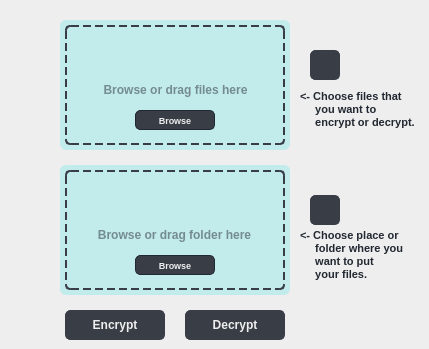
     <widget class="QWidget" name="page_home">
      <property name="styleSheet">
       <string notr="true">.QWidget {
	background-color: #EEEEEE;
}</string>
      </property>
      <widget class="QFrame" name="page_home_drag_files_frame">
       <property name="geometry">
        <rect>
         <x>60</x>
         <y>20</y>
         <width>230</width>
         <height>130</height>
        </rect>
       </property>
       <property name="styleSheet">
        <string notr="true">.QFrame {
	border: 1px solid #c2ebec;
	border-radius: 6px;
	background-color: #c2ebec;
}</string>
       </property>
       <property name="frameShape">
        <enum>QFrame::StyledPanel</enum>
       </property>
       <property name="frameShadow">
        <enum>QFrame::Raised</enum>
       </property>
       <widget class="QListWidget" name="drag_files_main_list_widget">
        <property name="geometry">
         <rect>
          <x>5</x>
          <y>5</y>
          <width>220</width>
          <height>120</height>
         </rect>
        </property>
        <property name="acceptDrops">
         <bool>true</bool>
        </property>
        <property name="styleSheet">
         <string notr="true">QListWidget
{
	border : 2px dashed #393E46;
	background : #c2ebec;
	border-radius: 5px;
	font-size: 8px;
	font-weight: bold;
	color: #222831
}

QScrollBar:horizontal {
    border: 1px solid #00ADB5;
    border-radius: 3px;
    background: #6dcfd4;
    height: 8px;
    margin: 0px 5px 0px 5px;
}
QScrollBar::handle:horizontal {
    background: #393E46;
    border-radius:2px;
    min-width: 10px;
}
QScrollBar::add-line:horizontal {
    background: none;
}

QScrollBar::sub-line:horizontal {
    background: none;
}

QScrollBar::add-page:horizontal,  QScrollBar::sub-page:horizontal {
    background: none;
}

QScrollBar:left-arrow:horizontal, QScrollBar::right-arrow:horizontal {
    background: none;
}

QScrollBar:vertical {
    border: 1px solid #00ADB5;
    border-radius: 3px;
    background: #6dcfd4;
    width: 8px;
    margin: 5px 0px 5px 0px;
 }
 QScrollBar::handle:vertical {
    background: #393E46;
    border-radius:2px;
    min-width: 5px;
 }
 QScrollBar::add-line:vertical {
       background: none;
 }

 QScrollBar::sub-line:vertical {
     background: none;
 }
 QScrollBar::up-arrow:vertical, QScrollBar::down-arrow:vertical {
     background: none;
 }

 QScrollBar::add-page:vertical, QScrollBar::sub-page:vertical {
     background: none;
 }</string>
        </property>
        <property name="tabKeyNavigation">
         <bool>false</bool>
        </property>
       </widget>
       <widget class="QLabel" name="drag_files_main_icon_label">
        <property name="enabled">
         <bool>false</bool>
        </property>
        <property name="geometry">
         <rect>
          <x>90</x>
          <y>15</y>
          <width>50</width>
          <height>50</height>
         </rect>
        </property>
        <property name="styleSheet">
         <string notr="true">image: url(:/icons/icons/icons8-25-box-384.png);</string>
        </property>
        <property name="text">
         <string/>
        </property>
       </widget>
       <widget class="QLabel" name="drag_files_main_text_label">
        <property name="geometry">
         <rect>
          <x>10</x>
          <y>60</y>
          <width>211</width>
          <height>20</height>
         </rect>
        </property>
        <property name="styleSheet">
         <string notr="true">.QLabel {
	font-size: 12px;
	font-weight: bold;
	text-align: center;
	color: rgba(34, 40, 49, 125);
}</string>
        </property>
        <property name="text">
         <string>Browse or drag files here</string>
        </property>
        <property name="alignment">
         <set>Qt::AlignCenter</set>
        </property>
       </widget>
       <widget class="QPushButton" name="drag_files_main_browse_button">
        <property name="geometry">
         <rect>
          <x>75</x>
          <y>90</y>
          <width>80</width>
          <height>20</height>
         </rect>
        </property>
        <property name="styleSheet">
         <string notr="true">.QPushButton {
	background-color: rgb(57, 62, 70);
	color: #EEEEEE;
	font-size: 9px;
	font-weight: bold;
	border: 1px solid #222831;
	border-radius: 5px;
}

.QPushButton:hover {
	background-color: #00ADB5;
	border-color: #00ADB5
}

.QPushButton:pressed {
	background-color: #222831;
}</string>
        </property>
        <property name="text">
         <string>Browse</string>
        </property>
       </widget>
      </widget>
      <widget class="QFrame" name="page_home_drag_folder_frame">
       <property name="geometry">
        <rect>
         <x>60</x>
         <y>165</y>
         <width>230</width>
         <height>130</height>
        </rect>
       </property>
       <property name="styleSheet">
        <string notr="true">.QFrame {
	border: 1px solid #c2ebec;
	border-radius: 6px;
	background-color: #c2ebec;
}</string>
       </property>
       <property name="frameShape">
        <enum>QFrame::StyledPanel</enum>
       </property>
       <property name="frameShadow">
        <enum>QFrame::Raised</enum>
       </property>
       <widget class="QListWidget" name="drag_folder_main_list_widget">
        <property name="geometry">
         <rect>
          <x>5</x>
          <y>5</y>
          <width>220</width>
          <height>120</height>
         </rect>
        </property>
        <property name="acceptDrops">
         <bool>true</bool>
        </property>
        <property name="styleSheet">
         <string notr="true">QListWidget
{
	border : 2px dashed #393E46;
	background : #c2ebec;
	border-radius: 5px;
	font-size: 8px;
	font-weight: bold;
	color: #222831
}

QScrollBar:horizontal {
    border: 1px solid #00ADB5;
    border-radius: 3px;
    background: #6dcfd4;
    height: 8px;
    margin: 0px 5px 0px 5px;
}
QScrollBar::handle:horizontal {
    background: #393E46;
    border-radius:2px;
    min-width: 10px;
}
QScrollBar::add-line:horizontal {
    background: none;
}

QScrollBar::sub-line:horizontal {
    background: none;
}

QScrollBar::add-page:horizontal,  QScrollBar::sub-page:horizontal {
    background: none;
}

QScrollBar:left-arrow:horizontal, QScrollBar::right-arrow:horizontal {
    background: none;
}

QScrollBar:vertical {
    border: 1px solid #00ADB5;
    border-radius: 3px;
    background: #6dcfd4;
    width: 8px;
    margin: 5px 0px 5px 0px;
 }
 QScrollBar::handle:vertical {
    background: #393E46;
    border-radius:2px;
    min-width: 5px;
 }
 QScrollBar::add-line:vertical {
       background: none;
 }

 QScrollBar::sub-line:vertical {
     background: none;
 }
 QScrollBar::up-arrow:vertical, QScrollBar::down-arrow:vertical {
     background: none;
 }

 QScrollBar::add-page:vertical, QScrollBar::sub-page:vertical {
     background: none;
 }</string>
        </property>
       </widget>
       <widget class="QLabel" name="drag_folder_main_text_label">
        <property name="geometry">
         <rect>
          <x>9</x>
          <y>60</y>
          <width>211</width>
          <height>20</height>
         </rect>
        </property>
        <property name="styleSheet">
         <string notr="true">.QLabel {
	font-size: 12px;
	font-weight: bold;
	text-align: center;
	color: rgba(34, 40, 49, 125);
}</string>
        </property>
        <property name="text">
         <string>Browse or drag folder here</string>
        </property>
        <property name="alignment">
         <set>Qt::AlignCenter</set>
        </property>
       </widget>
       <widget class="QPushButton" name="drag_folder_main_browse_button">
        <property name="geometry">
         <rect>
          <x>75</x>
          <y>90</y>
          <width>80</width>
          <height>20</height>
         </rect>
        </property>
        <property name="styleSheet">
         <string notr="true">.QPushButton {
	background-color: rgb(57, 62, 70);
	color: #EEEEEE;
	font-size: 9px;
	font-weight: bold;
	border: 1px solid #222831;
	border-radius: 5px;
}

.QPushButton:hover {
	background-color: #00ADB5;
	border-color: #00ADB5
}

.QPushButton:pressed {
	background-color: #222831;
}</string>
        </property>
        <property name="text">
         <string>Browse</string>
        </property>
       </widget>
       <widget class="QLabel" name="drag_folder_main_icon_label">
        <property name="geometry">
         <rect>
          <x>90</x>
          <y>10</y>
          <width>50</width>
          <height>50</height>
         </rect>
        </property>
        <property name="styleSheet">
         <string notr="true">image: url(:/icons/icons/icons8-25-box-384.png);</string>
        </property>
        <property name="text">
         <string/>
        </property>
       </widget>
      </widget>
      <widget class="QPushButton" name="page_home_encypt_button">
       <property name="geometry">
        <rect>
         <x>65</x>
         <y>310</y>
         <width>100</width>
         <height>30</height>
        </rect>
       </property>
       <property name="styleSheet">
        <string notr="true">.QPushButton {
	background-color:  #393E46;
	color: #EEEEEE;
	font-size: 12px;
	font-weight: bold;
	border: 1px solid #393E46;
	border-radius: 5px;
}

.QPushButton:hover {
	background-color: #00ADB5;
	border-color:  #00ADB5;
}

.QPushButton:pressed {
	background-color: #222831;
}</string>
       </property>
       <property name="text">
        <string>Encrypt</string>
       </property>
      </widget>
      <widget class="QPushButton" name="page_home_decrypt_button">
       <property name="geometry">
        <rect>
         <x>185</x>
         <y>310</y>
         <width>100</width>
         <height>30</height>
        </rect>
       </property>
       <property name="styleSheet">
        <string notr="true">.QPushButton {
	background-color:  #393E46;
	color: #EEEEEE;
	font-size: 12px;
	font-weight: bold;
	border: 1px solid #393E46;
	border-radius: 5px;
}

.QPushButton:hover {
	background-color: #00ADB5;
	border-color:  #00ADB5;
}

.QPushButton:pressed {
	background-color: #222831;
}</string>
       </property>
       <property name="text">
        <string>Decrypt</string>
       </property>
      </widget>
      <widget class="QLabel" name="drag_files_side_label">
       <property name="geometry">
        <rect>
         <x>300</x>
         <y>75</y>
         <width>120</width>
         <height>70</height>
        </rect>
       </property>
       <property name="font">
        <font>
         <pointsize>8</pointsize>
         <weight>75</weight>
         <bold>true</bold>
        </font>
       </property>
       <property name="autoFillBackground">
        <bool>false</bool>
       </property>
       <property name="styleSheet">
        <string notr="true">.QLabel {
	color: #222831
}</string>
       </property>
       <property name="text">
        <string>&lt;!DOCTYPE HTML PUBLIC &quot;-//W3C//DTD HTML 4.0//EN&quot; &quot;http://www.w3.org/TR/REC-html40/strict.dtd&quot;&gt;
&lt;html&gt;&lt;head&gt;&lt;meta name=&quot;qrichtext&quot; content=&quot;1&quot; /&gt;&lt;style type=&quot;text/css&quot;&gt;
p, li { white-space: pre-wrap; }
&lt;/style&gt;&lt;/head&gt;&lt;body style=&quot; font-family:'MS Shell Dlg 2'; font-size:8pt; font-weight:600; font-style:normal;&quot;&gt;
&lt;p style=&quot; margin-top:12px; margin-bottom:12px; margin-left:0px; margin-right:0px; -qt-block-indent:0; text-indent:0px;&quot;&gt;&amp;lt;- Choose files that&lt;br /&gt;     you want to&lt;br /&gt;     encrypt or decrypt.&lt;/p&gt;&lt;/body&gt;&lt;/html&gt;</string>
       </property>
      </widget>
      <widget class="QPushButton" name="page_home_reset_files_button">
       <property name="geometry">
        <rect>
         <x>310</x>
         <y>50</y>
         <width>30</width>
         <height>30</height>
        </rect>
       </property>
       <property name="styleSheet">
        <string notr="true">.QPushButton {
	background-color:  #393E46;
	color: #EEEEEE;
	font-size: 12px;
	font-weight: bold;
	border: 1px solid #393E46;
	border-radius: 5px;
	padding: 3px;
	image: url(:/icons/icons/icons8-synchronize-192#EEEEEE.png);
}

.QPushButton:hover {
	background-color: #00ADB5;
	border-color:  #00ADB5;
}

.QPushButton:pressed {
	background-color: #222831;
}</string>
       </property>
       <property name="text">
        <string/>
       </property>
      </widget>
      <widget class="QPushButton" name="page_home_reset_folder_button">
       <property name="geometry">
        <rect>
         <x>310</x>
         <y>195</y>
         <width>30</width>
         <height>30</height>
        </rect>
       </property>
       <property name="styleSheet">
        <string notr="true">.QPushButton {
	background-color:  #393E46;
	color: #EEEEEE;
	font-size: 12px;
	font-weight: bold;
	border: 1px solid #393E46;
	border-radius: 5px;
	padding: 3px;
	image: url(:/icons/icons/icons8-synchronize-192#EEEEEE.png);
}

.QPushButton:hover {
	background-color: #00ADB5;
	border-color:  #00ADB5;
}

.QPushButton:pressed {
	background-color: #222831;
}</string>
       </property>
       <property name="text">
        <string/>
       </property>
      </widget>
      <widget class="QLabel" name="drag_folder_side_label">
       <property name="geometry">
        <rect>
         <x>300</x>
         <y>220</y>
         <width>120</width>
         <height>70</height>
        </rect>
       </property>
       <property name="font">
        <font>
         <pointsize>8</pointsize>
         <weight>75</weight>
         <bold>true</bold>
        </font>
       </property>
       <property name="autoFillBackground">
        <bool>false</bool>
       </property>
       <property name="styleSheet">
        <string notr="true">.QLabel {
	color: #222831
}</string>
       </property>
       <property name="text">
        <string>&lt;!DOCTYPE HTML PUBLIC &quot;-//W3C//DTD HTML 4.0//EN&quot; &quot;http://www.w3.org/TR/REC-html40/strict.dtd&quot;&gt;
&lt;html&gt;&lt;head&gt;&lt;meta name=&quot;qrichtext&quot; content=&quot;1&quot; /&gt;&lt;style type=&quot;text/css&quot;&gt;
p, li { white-space: pre-wrap; }
&lt;/style&gt;&lt;/head&gt;&lt;body style=&quot; font-family:'MS Shell Dlg 2'; font-size:8pt; font-weight:600; font-style:normal;&quot;&gt;
&lt;p style=&quot; margin-top:0px; margin-bottom:0px; margin-left:0px; margin-right:0px; -qt-block-indent:0; text-indent:0px;&quot;&gt;&amp;lt;- Choose place or&lt;br /&gt;     folder where you&lt;br /&gt;     want to put&lt;br /&gt;     your files.&lt;/p&gt;&lt;/body&gt;&lt;/html&gt;</string>
       </property>
      </widget>
     </widget>
